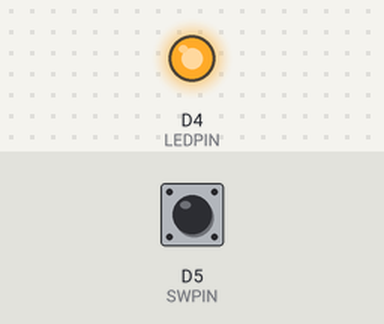
A sketch run on a simulated ESP8266 (NodeMCU). Parts: output pins drawn as LEDs (lit = HIGH). Inputs (shaded band) come from the test bench; at power-on: D5 (SWPIN) HIGH.

Above: at 1.2 s.
1.3 s: D5 (SWPIN) pulled LOW for 0.15 s
At 2.7 s:
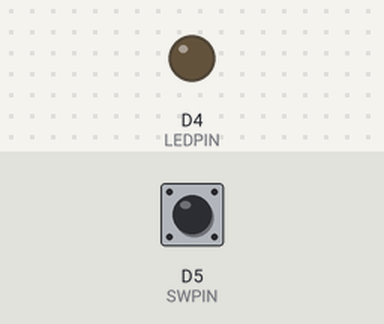
3.0 s: D5 (SWPIN) pulled LOW for 1 s
At 5.2 s:
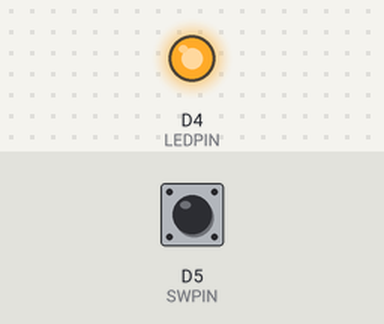
5.6 s: D5 (SWPIN) pulled LOW for 3.2 s
At 10.1 s:
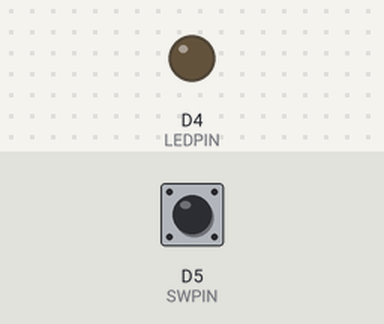
Timing chart, 0 to 11.6 s (numbered marks = the images above; inputs shaded):
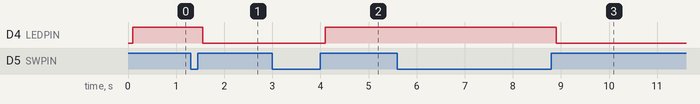

The sketch:

L05-ToggleSwitch.ino
```cpp
#define SWPIN D5
#define LEDPIN LED_BUILTIN
int buttonState = 0;
int ledState = 0;

void setup() {
    pinMode(LEDPIN,OUTPUT);
    pinMode(SWPIN,INPUT);
}
void loop() {
  int  reading = digitalRead(SWPIN);

  if(buttonState != reading){
    delay(100);
    buttonState = reading;

    if (buttonState == HIGH) {
      ledState = !ledState;
    }
  }

  digitalWrite(LEDPIN,ledState);
}
```

Measured:
- after the input at 1.3 s, D4 (LEDPIN): HIGH → LOW after 0.25 s
- after the input at 3.0 s, D4 (LEDPIN): LOW → HIGH after 1.1 s
- after the input at 5.6 s, D4 (LEDPIN): HIGH → LOW after 3.3 s
